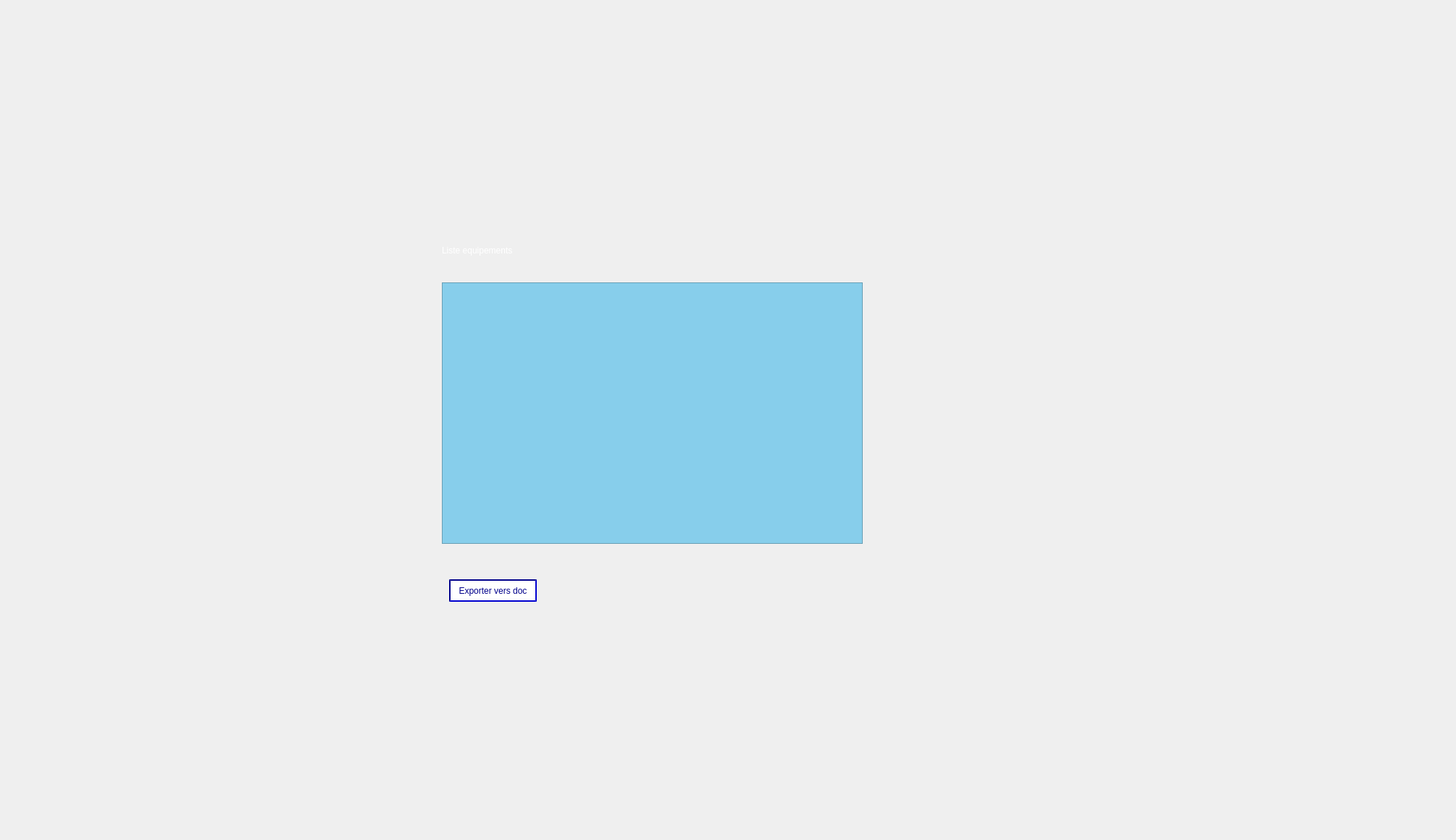
      <widget class="QWidget" name="tab_11">
       <attribute name="title">
        <string>Afficher equipement</string>
       </attribute>
       <widget class="QLabel" name="label_15">
        <property name="geometry">
         <rect>
          <x>-20</x>
          <y>0</y>
          <width>2001</width>
          <height>1151</height>
         </rect>
        </property>
        <property name="text">
         <string/>
        </property>
        <property name="pixmap">
         <pixmap>../Desktop/2A/Projet_C++/smart.jpg</pixmap>
        </property>
       </widget>
       <widget class="QTableView" name="tableEquip">
        <property name="geometry">
         <rect>
          <x>610</x>
          <y>390</y>
          <width>581</width>
          <height>361</height>
         </rect>
        </property>
        <property name="styleSheet">
         <string notr="true">background-color:skyblue;</string>
        </property>
       </widget>
       <widget class="QLabel" name="label_25">
        <property name="geometry">
         <rect>
          <x>610</x>
          <y>330</y>
          <width>171</width>
          <height>31</height>
         </rect>
        </property>
        <property name="font">
         <font/>
        </property>
        <property name="styleSheet">
         <string notr="true">color:white</string>
        </property>
        <property name="text">
         <string>Liste equipements</string>
        </property>
       </widget>
       <widget class="QPushButton" name="pushButton_Exporter_Equip">
        <property name="geometry">
         <rect>
          <x>620</x>
          <y>800</y>
          <width>121</width>
          <height>31</height>
         </rect>
        </property>
        <property name="styleSheet">
         <string notr="true">color:darkblue ;
border-color:darkblue ;
border-style:solid;
border-width:2px;
background:white;
border-style: inset;</string>
        </property>
        <property name="text">
         <string>Exporter vers doc</string>
        </property>
       </widget>
      </widget>
